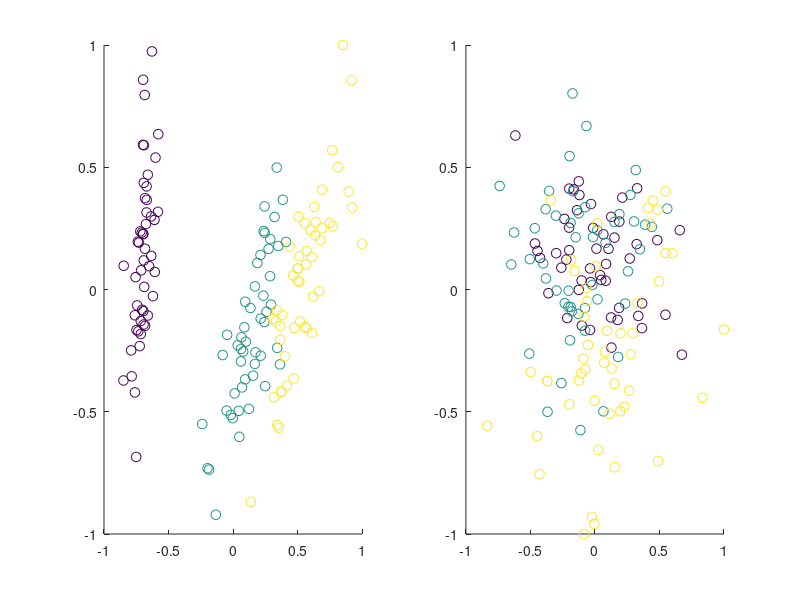

MATLAB code for this plot:
clc
load fisheriris
X       = meas;
[N,D]   = size(X);
[~,~,y] = unique(species);
Xc      = X-repmat(mean(X),N,1);
Xn      = Xc./repmat(max(abs(X)),N,1);
d       = 2;

% PCA CONVENCIONAL
A_euclidean = Xc*Xc';
[V,D]       = eig(1/(N-1)*A_euclidean);     % espectral analysis    
[~,ind]     = sort(diag(D),'descend');      
Y           = V(:,ind(1:d));                % choose maximun eigenvectors
Y           = Y./repmat(max(abs(Y)),N,1);   % normalize between 0 and 1

% PCA MAHALANOBIS
Sigma=cov(X);
A_mahalano =X*(inv(Sigma))*X';%prueba con inversa y sin inversa
[V2,D2]    =eig(A_mahalano);
[~,ind2]   = sort(diag(D2),'descend');
Y2         = V2(:,ind2(1:d));    %In this case the spectral analysis of X*inv(Sigma)*X' already  contains the proyected data
Y2         = Y2-repmat(mean(Y2),N,1);
Y2         = Y2./repmat(max(abs(Y2)),N,1);
%Ploting results from both PCAs

subplot(121)
scatter(Y(:,1),Y(:,2),50,y)
subplot(122)
scatter(Y2(:,1),Y2(:,2),50,y)
